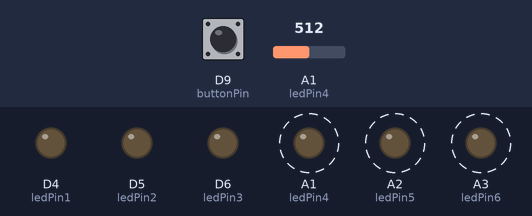
The sketch below on a simulated Arduino Zero (SAMD21). Shown: output pins drawn as LEDs (lit = HIGH). Dashed ring = blinking. The inputs (shaded band) are chosen by the test bench; at power-on: A1 (ledPin4) = 512, D9 (buttonPin) HIGH (analog values on the 0–1023 scale).

Above: at 1.2 s.
1.3 s: A1 (ledPin4) set to 412
4.3 s: A1 (ledPin4) set to 381
At 4.48 s:
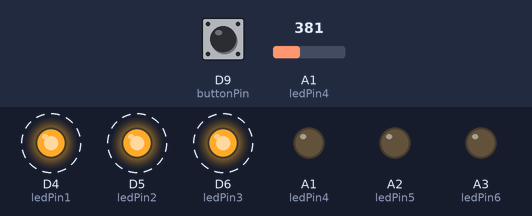
7.3 s: A1 (ledPin4) set to 3
At 7.48 s:
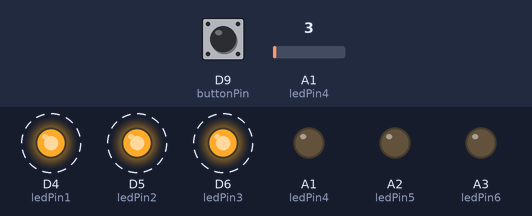
10.3 s: A1 (ledPin4) set to 0
At 11.71 s:
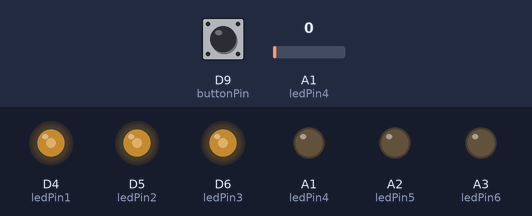
13.3 s: D9 (buttonPin) pulled LOW for 0.15 s
14.9 s: D9 (buttonPin) pulled LOW for 1 s
At 15.38 s:
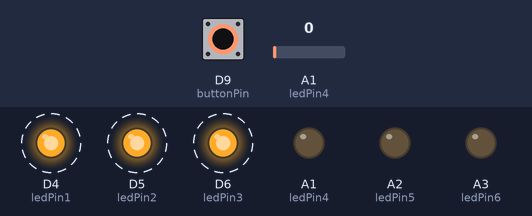
Timing chart, 0 to 19.2 s (numbered marks = the images above; inputs shaded):
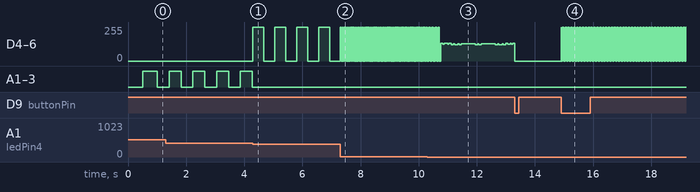

Measured:
- the behaviour switches between 400 and 399 on A1 (ledPin4) (found by bisection; images 0 and 1)
- the behaviour switches between 2 and 1 on A1 (ledPin4) (found by bisection; images 2 and 3)
- after the input at 4.3 s, D4 (ledPin1), D5 (ledPin2), D6 (ledPin3): alternates 255/255 for 0.38 s and 0/255 for 0.38 s, starting at once; A1 (ledPin4), A2 (ledPin5), A3 (ledPin6): stops changing and stays LOW
- after the input at 7.3 s, D4 (ledPin1), D5 (ledPin2), D6 (ledPin3): alternates 255/255 for 0.01 s and 0/255 for 0.01 s, starting at once
- after the input at 14.9 s, D4 (ledPin1), D5 (ledPin2), D6 (ledPin3): alternates 255/255 for 0.01 s and 0/255 for 0.01 s, starting at once
- by itself, A1 (ledPin4), A2 (ledPin5), A3 (ledPin6): alternates HIGH for 0.41 s and LOW for 0.41 s

The sketch:

spMidtermWIP.ino
```cpp
/*
MIDTERM - Lights y Piezo

*/
//Button Pin
const int buttonPin = 9;
//Pot Pin
const int potPin = 1;

//LED PINS
const int ledPin1 = 4;
const int ledPin2 = 5;
const int ledPin3 = 6;
const int ledPin4 = 15;
const int ledPin5 = 16;
const int ledPin6 = 17;

//timer
unsigned long currentMillis1 = 0;
unsigned long previousMillis1 = 0;

unsigned long currentMillis2 = 0;
unsigned long previousMillis2 = 0;

int timerInterval1 = 1000;

int timerInterval2 = 2000;

// Potentiometer Value
int potValue = 0;

// Button States
bool buttonState = 0;
bool lastButtonState = 0;
bool toggle = 0;
bool fallToggle = 0;

void setup() {
  analogReadResolution(10);
  pinMode(buttonPin, INPUT_PULLUP);

  pinMode(ledPin1, OUTPUT);
  pinMode(ledPin2, OUTPUT);
  pinMode(ledPin3, OUTPUT);
  pinMode(ledPin4, OUTPUT);
  pinMode(ledPin5, OUTPUT);
  pinMode(ledPin6, OUTPUT);

  Serial.begin(115200);
}

void loop() {
  // Read potentiometer
  potValue = analogRead(potPin);
  timerInterval1 = map(potValue, 0, 1023, 10, 1000);
  timerInterval2 = map(potValue, 0, 1023, 10, 1000);

  // Read button state
  buttonState = !digitalRead(buttonPin);

  // Handle button press for turning LEDs on/off
  if (buttonState && !lastButtonState) {
    toggle = !toggle;
  }

  if (!buttonState && lastButtonState) {
    fallToggle = !fallToggle;
  }

  // Update button state for next loop
  lastButtonState = buttonState;

  // If offState is true, turn off all LEDs
  if (toggle) {
    digitalWrite(ledPin1, LOW);
    digitalWrite(ledPin2, LOW);
    digitalWrite(ledPin3, LOW);
    digitalWrite(ledPin4, LOW);
    digitalWrite(ledPin5, LOW);
    digitalWrite(ledPin6, LOW);
  }
  else {

    // Toggle the LEDs based on potentiometer range and button toggle
      if (0 <= potValue && potValue <= 399) {
        currentMillis1 = millis();
        if (currentMillis1 - previousMillis1 >= timerInterval1) {
          previousMillis1 = currentMillis1;
          digitalWrite(ledPin1, !digitalRead(ledPin1));
          digitalWrite(ledPin2, !digitalRead(ledPin2));
          digitalWrite(ledPin3, !digitalRead(ledPin3));
        }

      }
      else if (400 <= potValue && potValue <= 1023) {
        currentMillis2 = millis();
        if (currentMillis2 - previousMillis2 >= timerInterval2) {
          previousMillis2 = currentMillis2;
          digitalWrite(ledPin4, !digitalRead(ledPin4));
          digitalWrite(ledPin5, !digitalRead(ledPin5));
          digitalWrite(ledPin6, !digitalRead(ledPin6));
        }


      }
    }
  }
```
